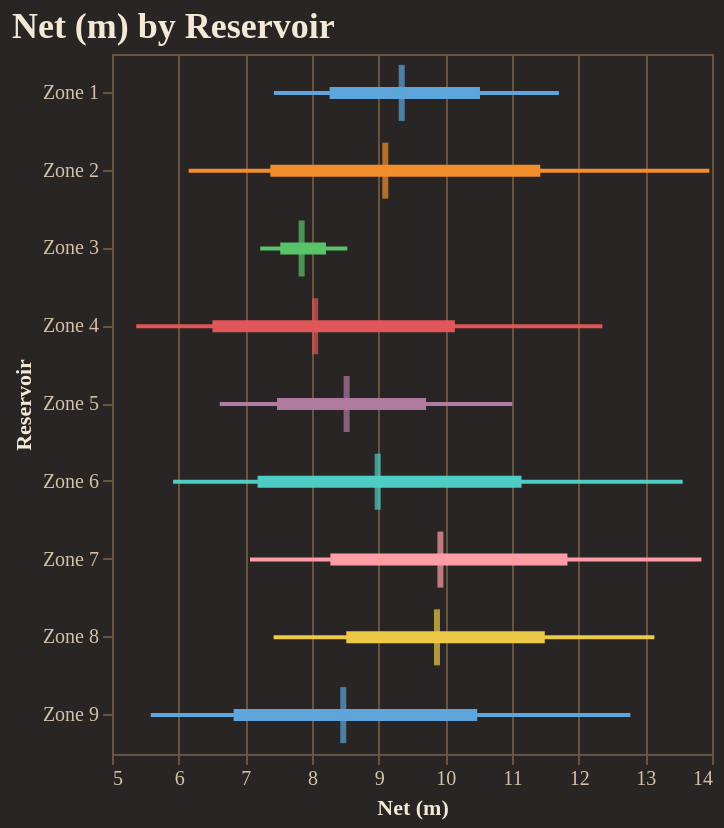

The notebook cell this image was saved under:
### Code cell
fig = reporter.plotter.forest_plot(
    "Net (m)", 
    backend=PLOTTING_BACKEND
)
fig.show()

### Figure 1 — Vega-Lite specification as saved in the notebook (floating-point values rounded to 4 significant figures)
{"config": {"background": "#292524", "view": {"fill": "#292524", "stroke": "#665340"}, "title": {"color": "#f4e9d7", "font": "Merriweather", "fontSize": 18, "fontWeight": 600, "subtitleColor": "#d5c2a6", "anchor": "start"}, "axis": {"domainColor": "#665340", "gridColor": "#665340", "tickColor": "#665340", "labelColor": "#d5c2a6", "titleColor": "#f4e9d7", "labelFont": "Merriweather", "titleFont": "Merriweather"}, "legend": {"titleColor": "#f4e9d7", "labelColor": "#d5c2a6", "labelFont": "Merriweather", "titleFont": "Merriweather", "orient": "top-right", "symbolType": "circle"}, "header": {"labelColor": "#d5c2a6", "titleColor": "#f4e9d7", "labelFont": "Merriweather", "titleFont": "Merriweather"}, "mark": {"color": "#c78d3b"}, "line": {"color": "#c78d3b"}, "bar": {"color": "#c78d3b"}, "point": {"color": "#ddb06d"}, "area": {"color": "#c78d3b", "opacity": 0.35}, "text": {"color": "#f4e9d7", "font": "Merriweather"}, "range": {"category": ["#5DA5DA", "#F28E2B", "#59C36A", "#E15759", "#B07AA1", "#4ECDC4", "#FF9DA7", "#EDC948"]}}, "layer": [{"mark": {"type": "rule", "strokeWidth": 2}, "encoding": {"color": {"field": "group", "legend": null, "type": "nominal"}, "x": {"field": "p10", "scale": {"zero": false}, "title": "Net (m)", "type": "quantitative"}, "x2": {"field": "p90"}, "y": {"field": "group", "sort": ["Zone 1", "Zone 2", "Zone 3", "Zone 4", "Zone 5", "Zone 6", "Zone 7", "Zone 8", "Zone 9"], "title": "Reservoir", "type": "nominal"}}}, {"mark": {"type": "rule", "strokeWidth": 6}, "encoding": {"color": {"field": "group", "legend": null, "type": "nominal"}, "x": {"field": "p25", "scale": {"zero": false}, "title": "Net (m)", "type": "quantitative"}, "x2": {"field": "p75"}, "y": {"field": "group", "sort": ["Zone 1", "Zone 2", "Zone 3", "Zone 4", "Zone 5", "Zone 6", "Zone 7", "Zone 8", "Zone 9"], "title": "Reservoir", "type": "nominal"}}}, {"mark": {"type": "tick", "color": "black", "size": 28, "thickness": 3}, "encoding": {"color": {"field": "group", "legend": null, "type": "nominal"}, "tooltip": [{"field": "group", "title": "Group", "type": "nominal"}, {"field": "p10", "title": "P10", "type": "quantitative"}, {"field": "p25", "title": "P25", "type": "quantitative"}, {"field": "median", "title": "Median", "type": "quantitative"}, {"field": "p75", "title": "P75", "type": "quantitative"}, {"field": "p90", "title": "P90", "type": "quantitative"}], "x": {"field": "median", "scale": {"zero": false}, "title": "Net (m)", "type": "quantitative"}, "y": {"field": "group", "sort": ["Zone 1", "Zone 2", "Zone 3", "Zone 4", "Zone 5", "Zone 6", "Zone 7", "Zone 8", "Zone 9"], "title": "Reservoir", "type": "nominal"}}}], "data": {"name": "data-4b45fd868170a0bd789fab7f461d332b"}, "height": 350, "title": "Net (m) by Reservoir", "width": "container", "$schema": "https://vega.github.io/schema/vega-lite/v5.20.1.json", "datasets": {"data-4b45fd868170a0bd789fab7f461d332b": [{"group": "Zone 1", "p10": 7.429, "p25": 8.264, "median": 9.346, "p75": 10.52, "p90": 11.7}, {"group": "Zone 2", "p10": 6.15, "p25": 7.375, "median": 9.099, "p75": 11.42, "p90": 13.96}, {"group": "Zone 3", "p10": 7.224, "p25": 7.524, "median": 7.845, "p75": 8.209, "p90": 8.529}, {"group": "Zone 4", "p10": 5.363, "p25": 6.507, "median": 8.047, "p75": 10.14, "p90": 12.35}, {"group": "Zone 5", "p10": 6.616, "p25": 7.475, "median": 8.519, "p75": 9.712, "p90": 11.0}, {"group": "Zone 6", "p10": 5.916, "p25": 7.184, "median": 8.985, "p75": 11.14, "p90": 13.56}, {"group": "Zone 7", "p10": 7.07, "p25": 8.276, "median": 9.926, "p75": 11.83, "p90": 13.84}, {"group": "Zone 8", "p10": 7.424, "p25": 8.515, "median": 9.875, "p75": 11.49, "p90": 13.14}, {"group": "Zone 9", "p10": 5.582, "p25": 6.825, "median": 8.469, "p75": 10.48, "p90": 12.78}]}}
